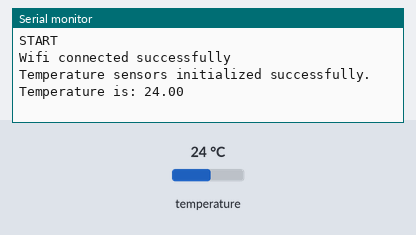
This sketch was run on a simulated ESP8266 (NodeMCU). Shown: the last lines printed to the serial monitor. The test bench sets the inputs (shaded band); at power-on: temperature 24 °C. WiFi joins after 1.5 s; servers stay silent unless stated.

Above: at 4.7 s.
4.8 s: temperature set to 12 °C
At 8.2 s:
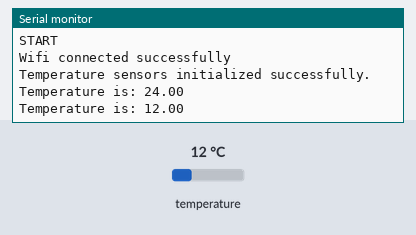
8.5 s: temperature set to 19 °C
At 10.2 s:
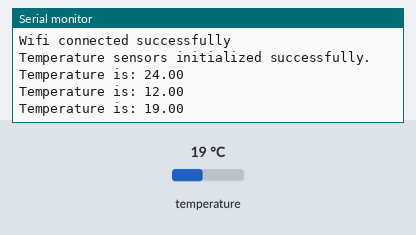
Timing chart, 0 to 11.7 s (numbered marks = the images above; inputs shaded):
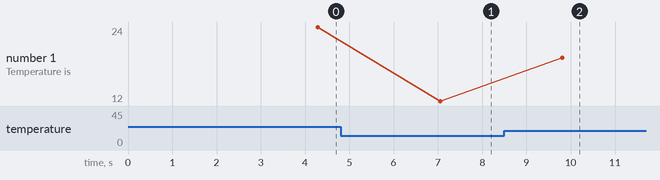

Measured:
- after the input at 4.8 s, the serial monitor: prints a new line after 2.2 s (image 1)
- after the input at 8.5 s, the serial monitor: prints a new line after 1.3 s (image 2)
- plotted number 1: 24 → 12 after the input at 4.8 s, 12 → 19 after the input at 8.5 s

The sketch:

boogle-ino.ino
```cpp
#include <WiFiManager.h>
#include <OneWire.h> // used to read water sensor temperature
#include <DallasTemperature.h> // used to use water sensor temperature data in a user-friendly way

// Data wire is plugged into port digital port 2 (GPIO4) on the NODEMCU ESP8266
#define ONE_WIRE_BUS 4

// Setup a oneWire instance to communicate with any OneWire devices (not just Maxim/Dallas temperature ICs)
OneWire oneWire(ONE_WIRE_BUS);

// Pass our oneWire reference to Dallas Temperature.
DallasTemperature waterTempSensor(&oneWire);

void setup() {
  startSerial(9600);
  wifiConnectionSetup();
  waterTempSensorSetup();
}

void loop() {
    waterTempSensorLoop();
}

void startSerial(int baudRate) {
  Serial.begin(baudRate);
  Serial.println("START");
}

void wifiConnectionSetup() {
    // WiFi.mode(WIFI_STA); // explicitly set mode, esp defaults to STA+AP
    // it is a good practice to make sure your code sets wifi mode how you want it.

    //WiFiManager, Local intialization. Once its business is done, there is no need to keep it around
    WiFiManager wm;

    // reset settings - wipe stored credentials for testing
    // these are stored by the esp library
    // wm.resetSettings();

    // Automatically connect using saved credentials,
    // if connection fails, it starts an access point with the specified name ( "AutoConnectAP"),
    // if empty will auto generate SSID, if password is blank it will be anonymous AP (wm.autoConnect())
    // then goes into a blocking loop awaiting configuration and will return success result

    bool res;
    res = wm.autoConnect("AutoConnectAP","password"); // password protected ap

    if(!res) {
        Serial.println("Failed to connect");
        // ESP.restart();
    }
    else {
        //if you get here you have connected to the WiFi
        Serial.println("Wifi connected successfully");
    }
}

void waterTempSensorSetup() {
  // Start up the library
  waterTempSensor.begin();
  delay(2000);
  if (waterTempSensor.getDeviceCount() == 0) {
      Serial.println("No temperature sensors found!");
  } else {
      Serial.println("Temperature sensors initialized successfully.");
  }
}

void waterTempSensorLoop()
{
  // call waterTempSensor.requestTemperatures() to issue a global temperature
  // request to all devices on the bus
  waterTempSensor.requestTemperatures(); // Send the command to get temperatures
  // After we got the temperatures, we can print them here.
  // We use the function ByIndex, and as an example get the temperature from the first sensor only.
  float tempC = waterTempSensor.getTempCByIndex(0);

  // Check if reading was successful
  if(tempC != DEVICE_DISCONNECTED_C)
  {
    Serial.print("Temperature is: ");
    Serial.println(tempC);
  }
  else
  {
    Serial.println("Error: Could not read temperature data");
  }
  delay(2000);
}
```
